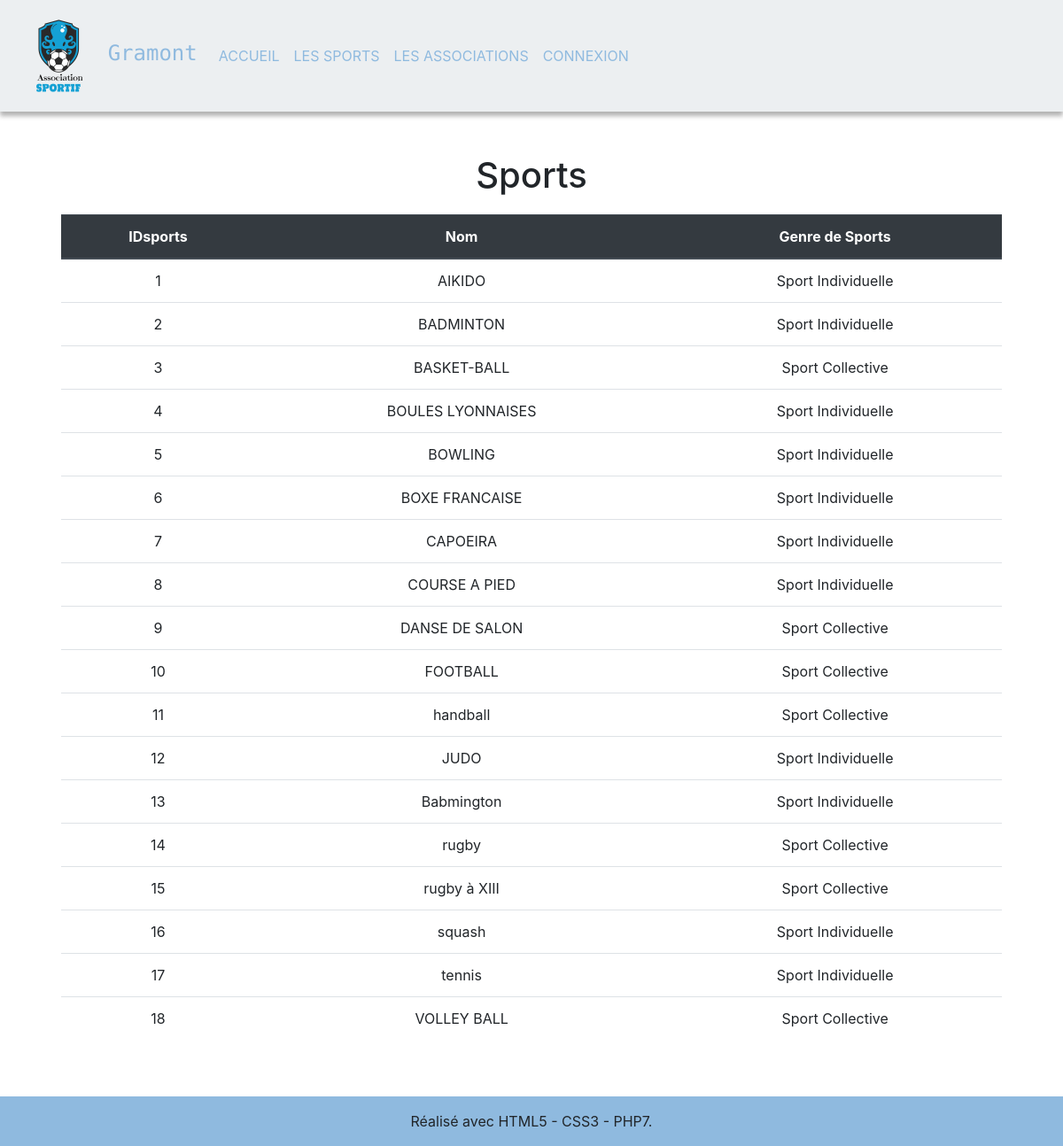
Screenshot of /index.php?action=sports with the database file from the repository.
### tables this page shows
CREATE TABLE IF NOT EXISTS `sports` (
  `idSport` int NOT NULL,
  `nom` varchar(20) NOT NULL,
  `genre_de_sport` varchar(50) DEFAULT NULL,
  PRIMARY KEY (`idSport`)
);

### controller.php (called while the page is built, shortened)
<?php
require_once 'modele.php';
function   sports(){
    $sports = get_all_sports();
    require "template/sports.php";
}
?>

### modele.php (called while the page is built, shortened)
<?php
function connect_db()
{
    $dsn = "mysql:dbname=" . BASE . ";host=" . SERVER. ";port=3306";
    try {
        $option = array(PDO::ATTR_ERRMODE => PDO::ERRMODE_EXCEPTION, PDO::MYSQL_ATTR_INIT_COMMAND => 'SET NAMES utf8');
        $connexion = new PDO($dsn, USER, PASSWD,$option);
    } catch (PDOException $e) {
        printf("Echec connexion : %s\n", $e->getMessage());
        exit();
    }
    return $connexion;
}
function get_all_sports(){
    $connexion = connect_db();
    $sports = array();
    $sql = "SELECT * from sports";
    foreach ($connexion->query($sql) as $row) {
        $sports[] = $row;
    }
    return $sports;
}

### template/sports.php (the view, shortened to what this page needs)
    <h1  class="text-center    ">Sports</h1>
    <table class="tableau2    table  ">
    <thead class="thead-dark">
    <tr>
    <th> IDsports </th>
            <th> Nom </th>
         <th>Genre de Sports</th>
    </tr>
    </thead>
    <?php
            foreach( $sports as $sport ){
                echo "<tr>";
                echo "<td class='colid'>$sport[idSport] </td>";
                echo "<td> $sport[nom] </td>";
                echo "<td> $sport[genre_de_sport] </td>";
            }
        ?>
        </tr>
    </table>
    <?php
include "baselayout.php";
?>

### css/style.css (style rules this page uses)
.starter-template > h1 { text-align: center; margin-bottom: .5em; }

### rows the page displays
sports: idSport "1", nom "AIKIDO", genre_de_sport "Sport Individuelle"
sports: idSport "2", nom "BADMINTON", genre_de_sport "Sport Individuelle"
sports: idSport "3", nom "BASKET-BALL", genre_de_sport "Sport Collective"
sports: idSport "4", nom "BOULES LYONNAISES", genre_de_sport "Sport Individuelle"
sports: idSport "5", nom "BOWLING", genre_de_sport "Sport Individuelle"
sports: idSport "6", nom "BOXE FRANCAISE", genre_de_sport "Sport Individuelle"
sports: idSport "7", nom "CAPOEIRA", genre_de_sport "Sport Individuelle"
sports: idSport "8", nom "COURSE A PIED", genre_de_sport "Sport Individuelle"
sports: idSport "9", nom "DANSE DE SALON", genre_de_sport "Sport Collective"
sports: idSport "10", nom "FOOTBALL", genre_de_sport "Sport Collective"
sports: idSport "11", nom "handball", genre_de_sport "Sport Collective"
sports: idSport "12", nom "JUDO", genre_de_sport "Sport Individuelle"
sports: idSport "13", nom "Babmington", genre_de_sport "Sport Individuelle"
sports: idSport "14", nom "rugby", genre_de_sport "Sport Collective"
sports: idSport "15", nom "rugby à XIII", genre_de_sport "Sport Collective"
sports: idSport "16", nom "squash", genre_de_sport "Sport Individuelle"
sports: idSport "17", nom "tennis", genre_de_sport "Sport Individuelle"
sports: idSport "18", nom "VOLLEY BALL", genre_de_sport "Sport Collective"
